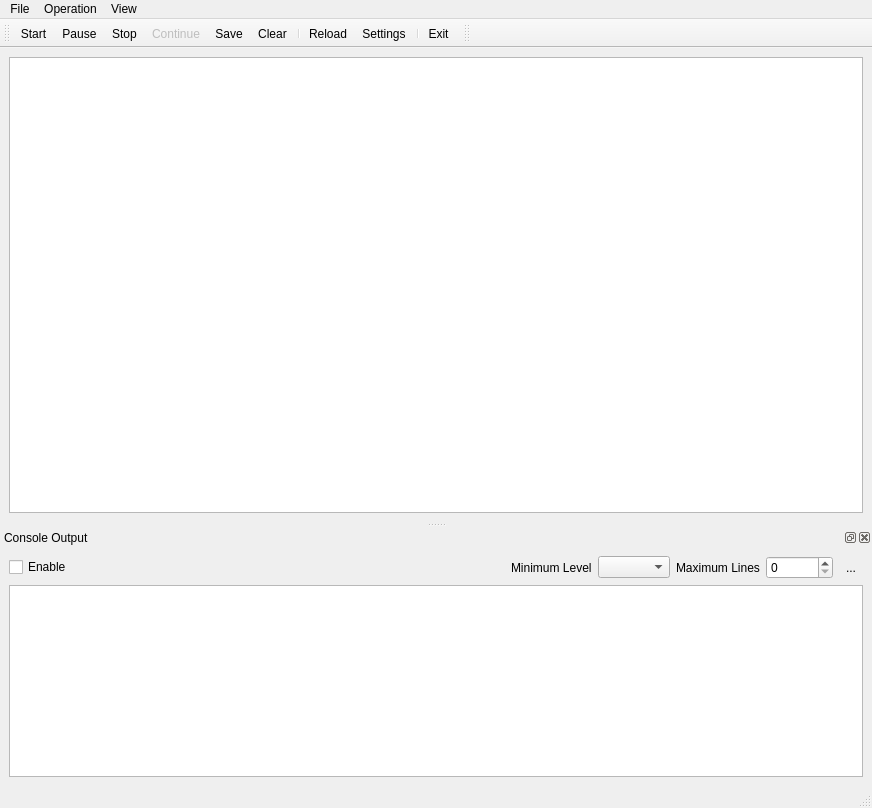
<?xml version="1.0" encoding="UTF-8"?>
<ui version="4.0">
 <class>MainWindow</class>
 <widget class="QMainWindow" name="MainWindow">
  <property name="geometry">
   <rect>
    <x>0</x>
    <y>0</y>
    <width>872</width>
    <height>808</height>
   </rect>
  </property>
  <property name="windowTitle">
   <string>Experimental Control</string>
  </property>
  <property name="windowIcon">
   <iconset resource="Experiment.qrc">
    <normaloff>:/openicon/icons/gnome-power-statistics.png</normaloff>:/openicon/icons/gnome-power-statistics.png</iconset>
  </property>
  <property name="tabShape">
   <enum>QTabWidget::Rounded</enum>
  </property>
  <widget class="QWidget" name="centralwidget">
   <layout class="QGridLayout" name="gridLayout">
    <item row="0" column="0">
     <widget class="CoordinatePlotWidget" name="graphicsLayout"/>
    </item>
   </layout>
  </widget>
  <widget class="QStatusBar" name="statusbar"/>
  <widget class="QToolBar" name="toolBar">
   <property name="windowTitle">
    <string>toolBar</string>
   </property>
   <property name="floatable">
    <bool>true</bool>
   </property>
   <attribute name="toolBarArea">
    <enum>TopToolBarArea</enum>
   </attribute>
   <attribute name="toolBarBreak">
    <bool>false</bool>
   </attribute>
   <addaction name="actionStart"/>
   <addaction name="actionPause"/>
   <addaction name="actionStop"/>
   <addaction name="actionContinue"/>
   <addaction name="actionSave"/>
   <addaction name="actionClear"/>
   <addaction name="separator"/>
   <addaction name="actionReload"/>
   <addaction name="actionSettings"/>
   <addaction name="separator"/>
   <addaction name="actionExit"/>
  </widget>
  <widget class="QMenuBar" name="menuBar">
   <property name="geometry">
    <rect>
     <x>0</x>
     <y>0</y>
     <width>872</width>
     <height>21</height>
    </rect>
   </property>
   <widget class="QMenu" name="menuFile">
    <property name="title">
     <string>File</string>
    </property>
    <addaction name="actionSettings"/>
    <addaction name="actionExit"/>
    <addaction name="actionClear"/>
    <addaction name="actionSave"/>
    <addaction name="separator"/>
    <addaction name="actionProject"/>
   </widget>
   <widget class="QMenu" name="menuOperation">
    <property name="title">
     <string>Operation</string>
    </property>
    <addaction name="actionStart"/>
    <addaction name="actionStop"/>
    <addaction name="actionPause"/>
   </widget>
   <widget class="QMenu" name="menuView">
    <property name="title">
     <string>View</string>
    </property>
   </widget>
   <addaction name="menuFile"/>
   <addaction name="menuOperation"/>
   <addaction name="menuView"/>
  </widget>
  <widget class="QDockWidget" name="dockWidgetConsole">
   <property name="windowTitle">
    <string>Console Output</string>
   </property>
   <attribute name="dockWidgetArea">
    <number>8</number>
   </attribute>
   <widget class="QWidget" name="dockWidgetContents">
    <layout class="QVBoxLayout" name="verticalLayout">
     <item>
      <layout class="QHBoxLayout" name="horizontalLayout">
       <item>
        <widget class="QCheckBox" name="checkBoxEnableConsole">
         <property name="text">
          <string>Enable</string>
         </property>
        </widget>
       </item>
       <item>
        <spacer name="horizontalSpacer">
         <property name="orientation">
          <enum>Qt::Horizontal</enum>
         </property>
         <property name="sizeHint" stdset="0">
          <size>
           <width>40</width>
           <height>20</height>
          </size>
         </property>
        </spacer>
       </item>
       <item>
        <widget class="QLabel" name="label">
         <property name="text">
          <string>Minimum Level</string>
         </property>
        </widget>
       </item>
       <item>
        <widget class="QComboBox" name="levelComboBox"/>
       </item>
       <item>
        <widget class="QLabel" name="label_2">
         <property name="text">
          <string>Maximum Lines</string>
         </property>
        </widget>
       </item>
       <item>
        <widget class="QSpinBox" name="linesSpinBox">
         <property name="maximum">
          <number>1000000</number>
         </property>
        </widget>
       </item>
       <item>
        <widget class="QToolButton" name="consoleClearButton">
         <property name="text">
          <string>...</string>
         </property>
         <property name="icon">
          <iconset resource="Experiment.qrc">
           <normaloff>:/kde/icons/edit-clear.png</normaloff>:/kde/icons/edit-clear.png</iconset>
         </property>
         <property name="autoRaise">
          <bool>true</bool>
         </property>
        </widget>
       </item>
      </layout>
     </item>
     <item>
      <widget class="QTextEdit" name="textEditConsole">
       <property name="readOnly">
        <bool>true</bool>
       </property>
      </widget>
     </item>
    </layout>
   </widget>
  </widget>
  <widget class="QToolBar" name="experimentToolBar">
   <property name="windowTitle">
    <string>Experiment Tool Bar</string>
   </property>
   <attribute name="toolBarArea">
    <enum>TopToolBarArea</enum>
   </attribute>
   <attribute name="toolBarBreak">
    <bool>false</bool>
   </attribute>
  </widget>
  <action name="actionClear">
   <property name="icon">
    <iconset resource="Experiment.qrc">
     <normaloff>:/kde/icons/edit-clear.png</normaloff>:/kde/icons/edit-clear.png</iconset>
   </property>
   <property name="text">
    <string>Clear</string>
   </property>
   <property name="visible">
    <bool>false</bool>
   </property>
  </action>
  <action name="actionExit">
   <property name="icon">
    <iconset resource="Experiment.qrc">
     <normaloff>:/kde/icons/exit.png</normaloff>:/kde/icons/exit.png</iconset>
   </property>
   <property name="text">
    <string>Exit</string>
   </property>
   <property name="toolTip">
    <string> Exit Program</string>
   </property>
   <property name="shortcut">
    <string>Ctrl+Q</string>
   </property>
  </action>
  <action name="actionSave">
   <property name="icon">
    <iconset resource="Experiment.qrc">
     <normaloff>:/kde/icons/filesave.png</normaloff>:/kde/icons/filesave.png</iconset>
   </property>
   <property name="text">
    <string>Save</string>
   </property>
   <property name="toolTip">
    <string>Save Configuration</string>
   </property>
   <property name="shortcut">
    <string>Ctrl+S</string>
   </property>
  </action>
  <action name="actionStart">
   <property name="icon">
    <iconset resource="Experiment.qrc">
     <normaloff>:/openicon/icons/media-playback-start-7.png</normaloff>:/openicon/icons/media-playback-start-7.png</iconset>
   </property>
   <property name="text">
    <string>Start</string>
   </property>
   <property name="toolTip">
    <string> Start Experiment</string>
   </property>
  </action>
  <action name="actionPause">
   <property name="checkable">
    <bool>false</bool>
   </property>
   <property name="icon">
    <iconset resource="Experiment.qrc">
     <normaloff>:/openicon/icons/media-playback-pause-7.png</normaloff>
     <normalon>:/kde/icons/edit-clear.png</normalon>:/openicon/icons/media-playback-pause-7.png</iconset>
   </property>
   <property name="text">
    <string>Pause</string>
   </property>
   <property name="toolTip">
    <string>Pause Experiment</string>
   </property>
  </action>
  <action name="actionStop">
   <property name="icon">
    <iconset resource="Experiment.qrc">
     <normaloff>:/openicon/icons/media-playback-stop-7.png</normaloff>:/openicon/icons/media-playback-stop-7.png</iconset>
   </property>
   <property name="text">
    <string>Stop</string>
   </property>
   <property name="toolTip">
    <string>Stop Experiment</string>
   </property>
  </action>
  <action name="actionSettings">
   <property name="icon">
    <iconset resource="Experiment.qrc">
     <normaloff>:/petersIcons/icons/FPGA.png</normaloff>:/petersIcons/icons/FPGA.png</iconset>
   </property>
   <property name="text">
    <string>Settings</string>
   </property>
   <property name="toolTip">
    <string>FPGA Settings</string>
   </property>
  </action>
  <action name="actionContinue">
   <property name="enabled">
    <bool>false</bool>
   </property>
   <property name="icon">
    <iconset>
     <normaloff>:/kde/icons/player_fwd.png</normaloff>:/kde/icons/player_fwd.png</iconset>
   </property>
   <property name="text">
    <string>Continue</string>
   </property>
   <property name="toolTip">
    <string>Continue</string>
   </property>
   <property name="visible">
    <bool>false</bool>
   </property>
  </action>
  <action name="actionPulses">
   <property name="icon">
    <iconset resource="Experiment.qrc">
     <normaloff>:/petersIcons/icons/pulser1.png</normaloff>:/petersIcons/icons/pulser1.png</iconset>
   </property>
   <property name="text">
    <string>Pulses</string>
   </property>
   <property name="toolTip">
    <string>Pulse Program Configuration</string>
   </property>
  </action>
  <action name="actionReload">
   <property name="icon">
    <iconset resource="Experiment.qrc">
     <normaloff>:/kde/icons/reload.png</normaloff>:/kde/icons/reload.png</iconset>
   </property>
   <property name="text">
    <string>Reload</string>
   </property>
   <property name="toolTip">
    <string>Reload Pulse Definition</string>
   </property>
   <property name="visible">
    <bool>false</bool>
   </property>
  </action>
  <action name="actionDedicatedCounters">
   <property name="icon">
    <iconset resource="Experiment.qrc">
     <normaloff>:/openicon/icons/gnome-power-statistics.png</normaloff>:/openicon/icons/gnome-power-statistics.png</iconset>
   </property>
   <property name="text">
    <string>DedicatedCounters</string>
   </property>
   <property name="toolTip">
    <string>Dedicated Counters</string>
   </property>
  </action>
  <action name="actionVoltageControl">
   <property name="icon">
    <iconset resource="Experiment.qrc">
     <normaloff>:/openicon/icons/pictogram-din-w008-electricisty.png</normaloff>:/openicon/icons/pictogram-din-w008-electricisty.png</iconset>
   </property>
   <property name="text">
    <string>VoltageControl</string>
   </property>
   <property name="toolTip">
    <string>Voltage Control</string>
   </property>
  </action>
  <action name="actionProject">
   <property name="text">
    <string>Project</string>
   </property>
   <property name="toolTip">
    <string>Select Project for next program start</string>
   </property>
  </action>
  <action name="actionLogic">
   <property name="icon">
    <iconset resource="Experiment.qrc">
     <normaloff>:/petersIcons/icons/ChipScope.png</normaloff>:/petersIcons/icons/ChipScope.png</iconset>
   </property>
   <property name="text">
    <string>Logic</string>
   </property>
  </action>
 </widget>
 <customwidgets>
  <customwidget>
   <class>CoordinatePlotWidget</class>
   <extends>QGraphicsView</extends>
   <header>uiModules.CoordinatePlotWidget</header>
  </customwidget>
 </customwidgets>
 <resources>
  <include location="Experiment.qrc"/>
  <include location="../digitalLock/ui/RepetitionRate.qrc"/>
 </resources>
 <connections/>
</ui>
